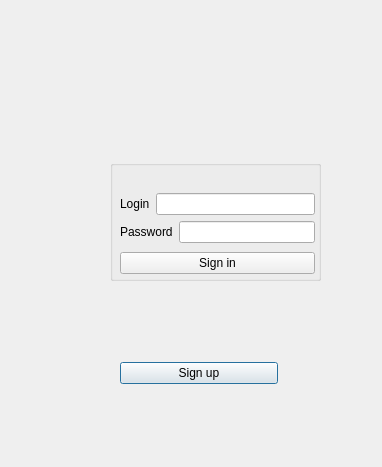
<?xml version="1.0" encoding="UTF-8"?>
<ui version="4.0">
 <class>AnotherWindow</class>
 <widget class="QDialog" name="AnotherWindow">
  <property name="geometry">
   <rect>
    <x>0</x>
    <y>0</y>
    <width>382</width>
    <height>467</height>
   </rect>
  </property>
  <property name="windowTitle">
   <string>Dialog</string>
  </property>
  <widget class="QWidget" name="layoutWidget">
   <property name="geometry">
    <rect>
     <x>120</x>
     <y>360</y>
     <width>158</width>
     <height>26</height>
    </rect>
   </property>
   <layout class="QHBoxLayout" name="horizontalLayout_3">
    <item>
     <widget class="QPushButton" name="pushButton_2">
      <property name="text">
       <string>Sign up</string>
      </property>
     </widget>
    </item>
   </layout>
  </widget>
  <widget class="QLabel" name="label_3">
   <property name="geometry">
    <rect>
     <x>120</x>
     <y>280</y>
     <width>191</width>
     <height>16</height>
    </rect>
   </property>
   <property name="text">
    <string/>
   </property>
  </widget>
  <widget class="QGroupBox" name="groupBox">
   <property name="geometry">
    <rect>
     <x>110</x>
     <y>160</y>
     <width>211</width>
     <height>121</height>
    </rect>
   </property>
   <property name="title">
    <string/>
   </property>
   <widget class="QWidget" name="layoutWidget_2">
    <property name="geometry">
     <rect>
      <x>10</x>
      <y>30</y>
      <width>195</width>
      <height>88</height>
     </rect>
    </property>
    <layout class="QVBoxLayout" name="verticalLayout_2">
     <item>
      <layout class="QVBoxLayout" name="verticalLayout">
       <item>
        <layout class="QHBoxLayout" name="horizontalLayout">
         <item>
          <widget class="QLabel" name="label">
           <property name="text">
            <string>Login</string>
           </property>
          </widget>
         </item>
         <item>
          <widget class="QLineEdit" name="login"/>
         </item>
        </layout>
       </item>
       <item>
        <layout class="QHBoxLayout" name="horizontalLayout_2">
         <item>
          <widget class="QLabel" name="label_2">
           <property name="text">
            <string>Password</string>
           </property>
          </widget>
         </item>
         <item>
          <widget class="QLineEdit" name="password"/>
         </item>
        </layout>
       </item>
      </layout>
     </item>
     <item>
      <widget class="QPushButton" name="pushButton">
       <property name="text">
        <string>Sign in</string>
       </property>
      </widget>
     </item>
    </layout>
   </widget>
  </widget>
  <widget class="QLabel" name="image">
   <property name="geometry">
    <rect>
     <x>40</x>
     <y>190</y>
     <width>61</width>
     <height>61</height>
    </rect>
   </property>
   <property name="text">
    <string/>
   </property>
   <property name="pixmap">
    <pixmap resource="resources.qrc">:/rec/images/exit.png</pixmap>
   </property>
   <property name="scaledContents">
    <bool>true</bool>
   </property>
  </widget>
 </widget>
 <resources>
  <include location="resources.qrc"/>
 </resources>
 <connections/>
</ui>
